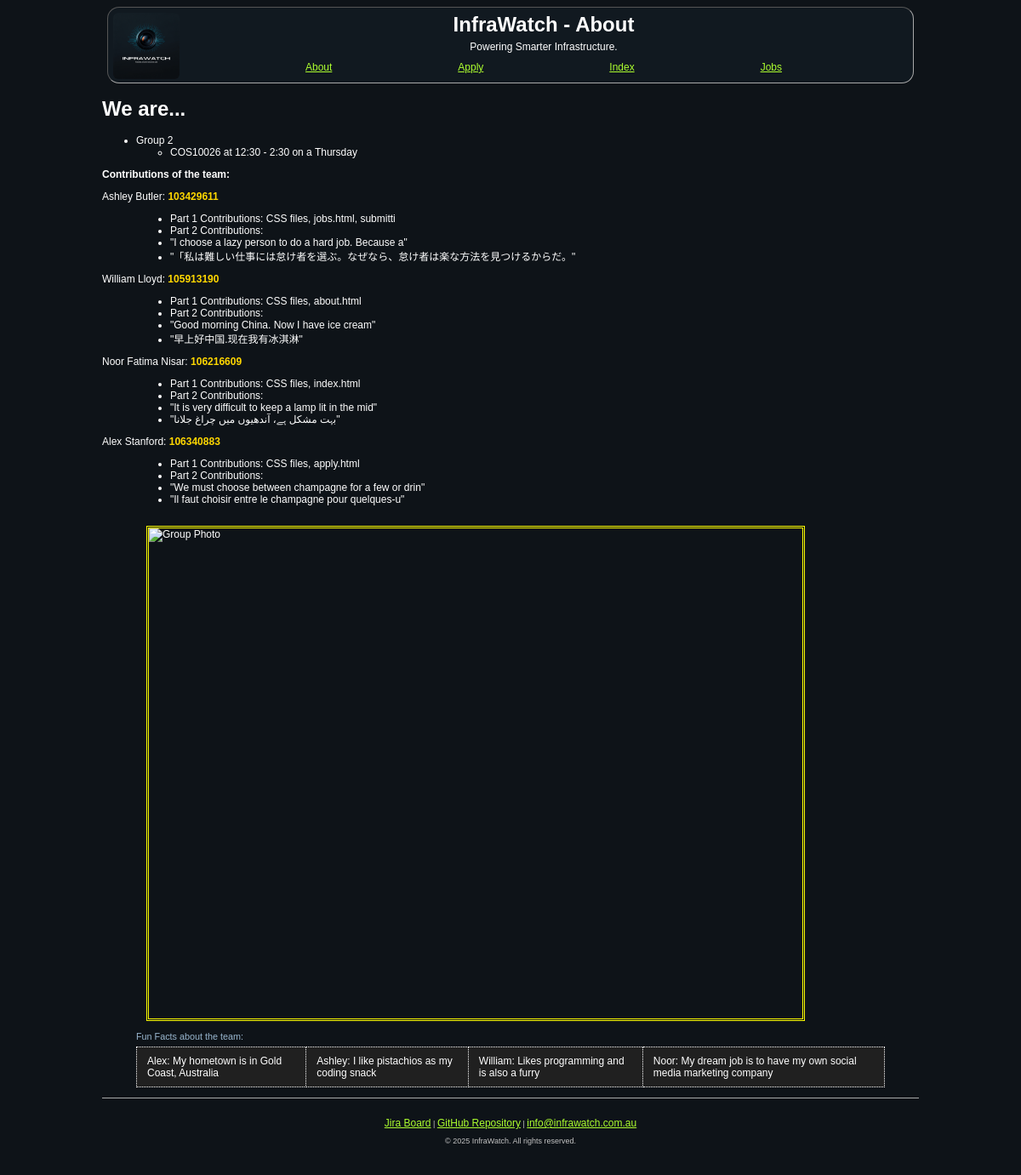
The page /about.php on the database as committed earlier.
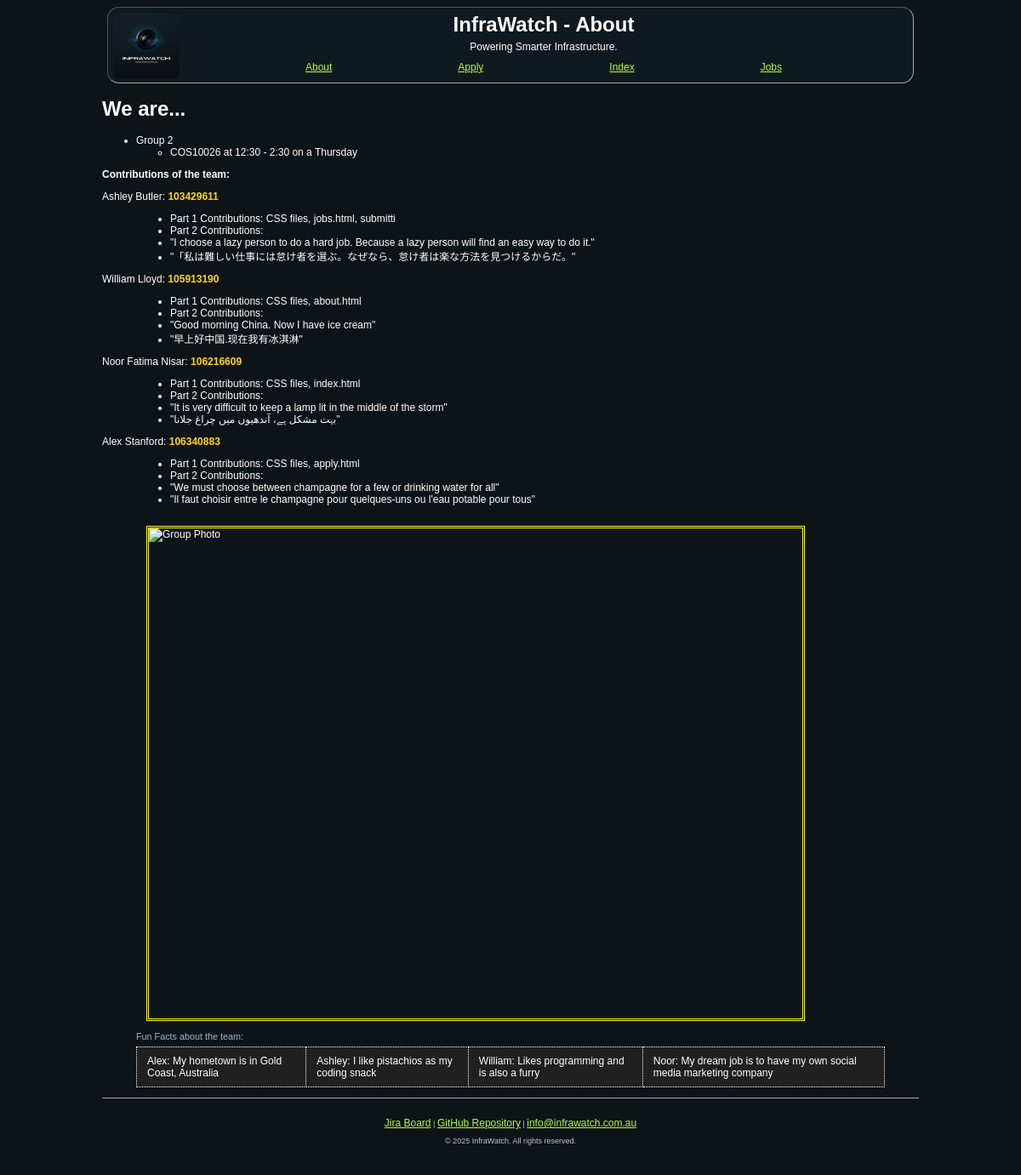
The same page on the database as committed later.
### tables this page shows
CREATE TABLE `contributions` (
  `firstname` varchar(20) NOT NULL,
  `lastname` varchar(20) NOT NULL,
  `studentid` int(11) NOT NULL,
  `part_1_contributions` varchar(30) NOT NULL,
  `part_2_contributions` varchar(30) DEFAULT NULL,
  `quote` varchar(200) NOT NULL,
  `quote_in_different_lang` varchar(200) NOT NULL
);

### about.php (the view, shortened to what this page needs)
<!DOCTYPE html>
<html lang="en">
<head>
    <link rel="stylesheet" href="styles/styles.css">
</head>
<body>
<?php $page_title = "About";
    include 'header.inc'; ?>
    <h1>We are...</h1>
    <ul>
        <li>Group 2</li>
        <ul>
            <li>COS10026 at 12:30 - 2:30 on a Thursday</li>
        </ul>
    </ul>
    <h2>Contributions of the team:</h2>
    <dl>
        <?php
        require_once("settings.php");
            $conn = mysqli_connect($host, $username, $password, $database);
        if(!$conn) {
            echo "<p> Database connection failed". mysqli_connect_error(). "</p>";
        }
        else {
            $sql = "SELECT firstname, lastname, studentid, part_1_contributions, part_2_contributions, quote, quote_in_different_lang FROM contributions";
            $result = mysqli_query($conn, $sql);
            if($result && mysqli_num_rows($result) > 0){
                while($row = mysqli_fetch_assoc($result)){
                    $firstname = htmlspecialchars($row['firstname']);
                    $lastname = htmlspecialchars($row['lastname']);
                    $studentid = htmlspecialchars($row['studentid']);
                    $part_1_contributions = htmlspecialchars($row['part_1_contributions']);
                    $part_2_contributions = htmlspecialchars($row['part_2_contributions']);
                    $quote = htmlspecialchars($row['quote']);
                    $quote_in_different_lang = htmlspecialchars($row['quote_in_different_lang']);
                    echo "
                        <dt>$firstname $lastname: <span class=\"studentid\">$studentid</span></dt>
                        <dd>
                        <ul>
                            <li>Part 1 Contributions: $part_1_contributions</li>
                            <li>Part 2 Contributions: $part_2_contributions</li>
                            <li>\"$quote\"</li>
                            <li>\"$quote_in_different_lang\"</li>
                        </ul>
                    <dd>
                    ";
                };
            };
        }
        ?>
    </dl>
    <figure>
        <img src = "images/groupphoto.png" alt="Group Photo" width="400" height="300" id="groupphoto">
        <figcaption>
            <table>
                <caption>Fun Facts about the team:</caption>
                <tr>
                    <td>
                        Alex: My hometown is in Gold Coast, Australia
                    </td>
                    <td>
                        Ashley: I like pistachios as my coding snack
                    </td>
                    <td>
                        William: Likes programming and is also a furry
                    </td>
                    <td>
                        Noor: My dream job is to have my own social media marketing company
                    </td>
                </tr>
            </table>
        </figcaption>
    </figure>
        <?php include 'footer.inc'; ?>
</body>

### header.inc (shortened to what this page needs)
<header>
    <a href="images/logo.png"> <img src="images/logo_small.png" class="header" id="logo"  alt="InfraWatch Logo"></a>
    <h1 class="header">
        <?php
        echo isset($page_title) ? "InfraWatch - " . $page_title : "InfraWatch";
        ?>
    </h1>
    <p class="header hero-slogan">Powering Smarter Infrastructure.</p>
    <nav class="header" id="nav">
        <a id="about" href="about.php">About</a>
        <a id="apply" href="apply.php">Apply</a>
        <a id="index" href="index.php">Index</a>
        <a id="jobs" href="jobs.php">Jobs</a>
    </nav>
</header>

### footer.inc
<footer>
    <p style="font-size: 0.75vw; color: #C4C4C4; margin-top: 0.5em;">
        <a href="https://student-team-y0h6dox9.atlassian.net/jira/software/projects/SCRUM/boards/1">Jira Board</a> |
        <a href="https://github.com/103429611/Applied-Web-Project-Part-1-of-2">GitHub Repository</a> |
        <a href="mailto:info@infrawatch.com.au">info@infrawatch.com.au</a>
    </p>
    <p style="font-size: 0.75vw; color: #C4C4C4; margin-top: 0.5em;">© 2025 InfraWatch. All rights reserved.</p>
</footer>

### styles/styles.css (style rules this page uses)
* { font-family: Arial, Helvetica, sans-serif; font-size: 1vw; }
h1 { font-size: 2vw }
header { border: .1em inset darkgrey; border-radius: 14px; margin:0.5em ; padding:0.5em ; background-color: #111920; }
a:visited, a:link { color: greenyellow; }
.header { min-height: 2vw; display: flex; flex-direction: row; flex-wrap: nowrap; justify-content: space-evenly; align-items: center; align-content: center; margin: 0; padding: 0; }
#logo { order: 0; flex-grow: 0; flex-shrink: 1; flex-basis: auto; align-self: center; border-radius: .5em; float: left; max-height: 10vw; width: 6.5vw; height: auto; margin:auto; padding: 0em; }
body { background-color: #0e1318; color: white; width: 80%; margin-left: 10%; margin-right: 10%; }
table { width: 100%; border-collapse: collapse; margin-top: 1em; }
caption { font-size: 0.9vw; color: #9ab8d0; margin-bottom: 0.5em; text-align: left; }
td { padding: 0.75em 1em; border: 1px solid darkgrey; vertical-align: top; }
footer { text-align: center; padding: 1.5em; margin-top: 1em; border-top: 1px solid darkgrey; color: #c4c4c4; }
footer p { margin-top: 0.5em; font-size: 0.85vw; color: #c4c4c4; }
img { max-width: 100%; height: auto; }

### about.php (style rules this page uses)
.studentid { color: gold; font-weight: bold; font-family: arial, sans-serif; }
table, td, tr { border: 1px dotted #ffffff; background-color: #202020; }
#groupphoto { border: 3px double #ffff00; float: left; max-height: 64vw; max-width: auto; width: 64vw; height: auto; margin: 1em; }

Rows that differ between the two databases and show on the page:
changed contributions "Ashley": quote "I choose a lazy person to do a hard job. Because a" → "I choose a lazy person to do a hard job. Because a lazy person will find an easy way to do it."
changed contributions "Noor": quote "It is very difficult to keep a lamp lit in the mid" → "It is very difficult to keep a lamp lit in the middle of the storm"
changed contributions "Alex": quote "We must choose between champagne for a few or drin" → "We must choose between champagne for a few or drinking water for all"; quote_in_different_lang "Il faut choisir entre le champagne pour quelques-u" → "Il faut choisir entre le champagne pour quelques-uns ou l'eau potable pour tous"
